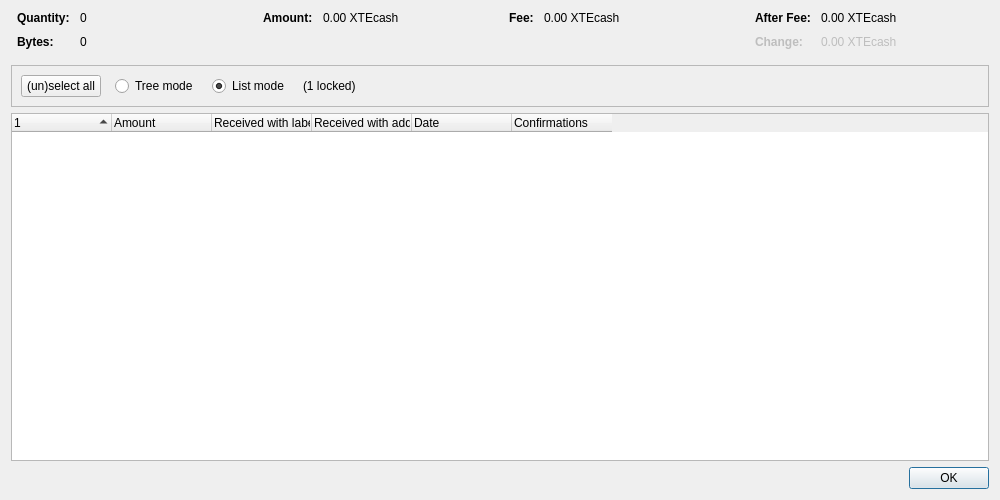
<?xml version="1.0" encoding="UTF-8"?>
<ui version="4.0">
 <class>CoinControlDialog</class>
 <widget class="QDialog" name="CoinControlDialog">
  <property name="geometry">
   <rect>
    <x>0</x>
    <y>0</y>
    <width>1000</width>
    <height>500</height>
   </rect>
  </property>
  <property name="windowTitle">
   <string>Coin Selection</string>
  </property>
  <layout class="QVBoxLayout" name="verticalLayout">
   <item>
    <layout class="QHBoxLayout" name="horizontalLayoutTop" stretch="0,0,0,0">
     <property name="topMargin">
      <number>0</number>
     </property>
     <property name="bottomMargin">
      <number>10</number>
     </property>
     <item>
      <layout class="QFormLayout" name="formLayoutCoinControl1">
       <property name="labelAlignment">
        <set>Qt::AlignLeft|Qt::AlignVCenter</set>
       </property>
       <property name="horizontalSpacing">
        <number>10</number>
       </property>
       <property name="verticalSpacing">
        <number>10</number>
       </property>
       <property name="leftMargin">
        <number>6</number>
       </property>
       <property name="rightMargin">
        <number>6</number>
       </property>
       <item row="0" column="0">
        <widget class="QLabel" name="labelCoinControlQuantityText">
         <property name="font">
          <font>
           <weight>75</weight>
           <bold>true</bold>
          </font>
         </property>
         <property name="text">
          <string>Quantity:</string>
         </property>
        </widget>
       </item>
       <item row="0" column="1">
        <widget class="QLabel" name="labelCoinControlQuantity">
         <property name="cursor">
          <cursorShape>IBeamCursor</cursorShape>
         </property>
         <property name="contextMenuPolicy">
          <enum>Qt::ActionsContextMenu</enum>
         </property>
         <property name="text">
          <string notr="true">0</string>
         </property>
         <property name="textInteractionFlags">
          <set>Qt::LinksAccessibleByMouse|Qt::TextSelectableByKeyboard|Qt::TextSelectableByMouse</set>
         </property>
        </widget>
       </item>
       <item row="1" column="0">
        <widget class="QLabel" name="labelCoinControlBytesText">
         <property name="font">
          <font>
           <weight>75</weight>
           <bold>true</bold>
          </font>
         </property>
         <property name="text">
          <string>Bytes:</string>
         </property>
        </widget>
       </item>
       <item row="1" column="1">
        <widget class="QLabel" name="labelCoinControlBytes">
         <property name="cursor">
          <cursorShape>IBeamCursor</cursorShape>
         </property>
         <property name="contextMenuPolicy">
          <enum>Qt::ActionsContextMenu</enum>
         </property>
         <property name="text">
          <string notr="true">0</string>
         </property>
         <property name="textInteractionFlags">
          <set>Qt::LinksAccessibleByMouse|Qt::TextSelectableByKeyboard|Qt::TextSelectableByMouse</set>
         </property>
        </widget>
       </item>
      </layout>
     </item>
     <item>
      <layout class="QFormLayout" name="formLayoutCoinControl2">
       <property name="horizontalSpacing">
        <number>10</number>
       </property>
       <property name="verticalSpacing">
        <number>10</number>
       </property>
       <property name="leftMargin">
        <number>6</number>
       </property>
       <property name="rightMargin">
        <number>6</number>
       </property>
       <item row="0" column="0">
        <widget class="QLabel" name="labelCoinControlAmountText">
         <property name="font">
          <font>
           <weight>75</weight>
           <bold>true</bold>
          </font>
         </property>
         <property name="text">
          <string>Amount:</string>
         </property>
        </widget>
       </item>
       <item row="0" column="1">
        <widget class="QLabel" name="labelCoinControlAmount">
         <property name="cursor">
          <cursorShape>IBeamCursor</cursorShape>
         </property>
         <property name="contextMenuPolicy">
          <enum>Qt::ActionsContextMenu</enum>
         </property>
         <property name="text">
          <string notr="true">0.00 XTEcash</string>
         </property>
         <property name="textInteractionFlags">
          <set>Qt::LinksAccessibleByMouse|Qt::TextSelectableByKeyboard|Qt::TextSelectableByMouse</set>
         </property>
        </widget>
       </item>
      </layout>
     </item>
     <item>
      <layout class="QFormLayout" name="formLayoutCoinControl3">
       <property name="horizontalSpacing">
        <number>10</number>
       </property>
       <property name="verticalSpacing">
        <number>10</number>
       </property>
       <property name="leftMargin">
        <number>6</number>
       </property>
       <property name="rightMargin">
        <number>6</number>
       </property>
       <item row="0" column="0">
        <widget class="QLabel" name="labelCoinControlFeeText">
         <property name="font">
          <font>
           <weight>75</weight>
           <bold>true</bold>
          </font>
         </property>
         <property name="text">
          <string>Fee:</string>
         </property>
        </widget>
       </item>
       <item row="0" column="1">
        <widget class="QLabel" name="labelCoinControlFee">
         <property name="cursor">
          <cursorShape>IBeamCursor</cursorShape>
         </property>
         <property name="contextMenuPolicy">
          <enum>Qt::ActionsContextMenu</enum>
         </property>
         <property name="text">
          <string notr="true">0.00 XTEcash</string>
         </property>
         <property name="textInteractionFlags">
          <set>Qt::LinksAccessibleByMouse|Qt::TextSelectableByKeyboard|Qt::TextSelectableByMouse</set>
         </property>
        </widget>
       </item>
      </layout>
     </item>
     <item>
      <layout class="QFormLayout" name="formLayoutCoinControl4">
       <property name="labelAlignment">
        <set>Qt::AlignLeft|Qt::AlignVCenter</set>
       </property>
       <property name="horizontalSpacing">
        <number>10</number>
       </property>
       <property name="verticalSpacing">
        <number>10</number>
       </property>
       <property name="leftMargin">
        <number>6</number>
       </property>
       <property name="rightMargin">
        <number>6</number>
       </property>
       <item row="0" column="0">
        <widget class="QLabel" name="labelCoinControlAfterFeeText">
         <property name="font">
          <font>
           <weight>75</weight>
           <bold>true</bold>
          </font>
         </property>
         <property name="text">
          <string>After Fee:</string>
         </property>
        </widget>
       </item>
       <item row="0" column="1">
        <widget class="QLabel" name="labelCoinControlAfterFee">
         <property name="cursor">
          <cursorShape>IBeamCursor</cursorShape>
         </property>
         <property name="contextMenuPolicy">
          <enum>Qt::ActionsContextMenu</enum>
         </property>
         <property name="text">
          <string notr="true">0.00 XTEcash</string>
         </property>
         <property name="textInteractionFlags">
          <set>Qt::LinksAccessibleByMouse|Qt::TextSelectableByKeyboard|Qt::TextSelectableByMouse</set>
         </property>
        </widget>
       </item>
       <item row="1" column="0">
        <widget class="QLabel" name="labelCoinControlChangeText">
         <property name="enabled">
          <bool>false</bool>
         </property>
         <property name="font">
          <font>
           <weight>75</weight>
           <bold>true</bold>
          </font>
         </property>
         <property name="text">
          <string>Change:</string>
         </property>
        </widget>
       </item>
       <item row="1" column="1">
        <widget class="QLabel" name="labelCoinControlChange">
         <property name="enabled">
          <bool>false</bool>
         </property>
         <property name="cursor">
          <cursorShape>IBeamCursor</cursorShape>
         </property>
         <property name="contextMenuPolicy">
          <enum>Qt::ActionsContextMenu</enum>
         </property>
         <property name="text">
          <string notr="true">0.00 XTEcash</string>
         </property>
         <property name="textInteractionFlags">
          <set>Qt::LinksAccessibleByMouse|Qt::TextSelectableByKeyboard|Qt::TextSelectableByMouse</set>
         </property>
        </widget>
       </item>
      </layout>
     </item>
    </layout>
   </item>
   <item>
    <widget class="QFrame" name="frame">
     <property name="minimumSize">
      <size>
       <width>0</width>
       <height>40</height>
      </size>
     </property>
     <property name="frameShape">
      <enum>QFrame::StyledPanel</enum>
     </property>
     <property name="frameShadow">
      <enum>QFrame::Sunken</enum>
     </property>
     <layout class="QHBoxLayout" name="horizontalLayout">
      <item>
       <layout class="QHBoxLayout" name="horizontalLayoutPanel" stretch="0,0,0,0,0">
        <property name="spacing">
         <number>14</number>
        </property>
        <item>
         <widget class="QPushButton" name="pushButtonSelectAll">
          <property name="sizePolicy">
           <sizepolicy hsizetype="Maximum" vsizetype="Fixed">
            <horstretch>0</horstretch>
            <verstretch>0</verstretch>
           </sizepolicy>
          </property>
          <property name="text">
           <string>(un)select all</string>
          </property>
          <property name="autoDefault">
           <bool>false</bool>
          </property>
         </widget>
        </item>
        <item>
         <widget class="QRadioButton" name="radioTreeMode">
          <property name="sizePolicy">
           <sizepolicy hsizetype="Maximum" vsizetype="Fixed">
            <horstretch>0</horstretch>
            <verstretch>0</verstretch>
           </sizepolicy>
          </property>
          <property name="text">
           <string>Tree mode</string>
          </property>
         </widget>
        </item>
        <item>
         <widget class="QRadioButton" name="radioListMode">
          <property name="sizePolicy">
           <sizepolicy hsizetype="Maximum" vsizetype="Fixed">
            <horstretch>0</horstretch>
            <verstretch>0</verstretch>
           </sizepolicy>
          </property>
          <property name="text">
           <string>List mode</string>
          </property>
          <property name="checked">
           <bool>true</bool>
          </property>
         </widget>
        </item>
        <item>
         <widget class="QLabel" name="labelLocked">
          <property name="text">
           <string notr="true">(1 locked)</string>
          </property>
         </widget>
        </item>
        <item>
         <spacer name="horizontalSpacer">
          <property name="orientation">
           <enum>Qt::Horizontal</enum>
          </property>
          <property name="sizeHint" stdset="0">
           <size>
            <width>40</width>
            <height>20</height>
           </size>
          </property>
         </spacer>
        </item>
       </layout>
      </item>
     </layout>
    </widget>
   </item>
   <item>
    <widget class="CoinControlTreeWidget" name="treeWidget">
     <property name="contextMenuPolicy">
      <enum>Qt::CustomContextMenu</enum>
     </property>
     <property name="sortingEnabled">
      <bool>false</bool>
     </property>
     <property name="columnCount">
      <number>6</number>
     </property>
     <attribute name="headerShowSortIndicator" stdset="0">
      <bool>true</bool>
     </attribute>
     <attribute name="headerStretchLastSection">
      <bool>false</bool>
     </attribute>
     <column>
      <property name="text">
       <string/>
      </property>
     </column>
     <column>
      <property name="text">
       <string>Amount</string>
      </property>
     </column>
     <column>
      <property name="text">
       <string>Received with label</string>
      </property>
     </column>
     <column>
      <property name="text">
       <string>Received with address</string>
      </property>
     </column>
     <column>
      <property name="text">
       <string>Date</string>
      </property>
     </column>
     <column>
      <property name="text">
       <string>Confirmations</string>
      </property>
      <property name="toolTip">
       <string>Confirmed</string>
      </property>
     </column>
     <column>
      <property name="text">
       <string/>
      </property>
     </column>
     <column>
      <property name="text">
       <string/>
      </property>
     </column>
     <column>
      <property name="text">
       <string/>
      </property>
     </column>
     <column>
      <property name="text">
       <string/>
      </property>
     </column>
    </widget>
   </item>
   <item>
    <widget class="QDialogButtonBox" name="buttonBox">
     <property name="orientation">
      <enum>Qt::Horizontal</enum>
     </property>
     <property name="standardButtons">
      <set>QDialogButtonBox::Ok</set>
     </property>
    </widget>
   </item>
  </layout>
 </widget>
 <customwidgets>
  <customwidget>
   <class>CoinControlTreeWidget</class>
   <extends>QTreeWidget</extends>
   <header>qt/coincontroltreewidget.h</header>
  </customwidget>
 </customwidgets>
 <resources/>
 <connections/>
</ui>
